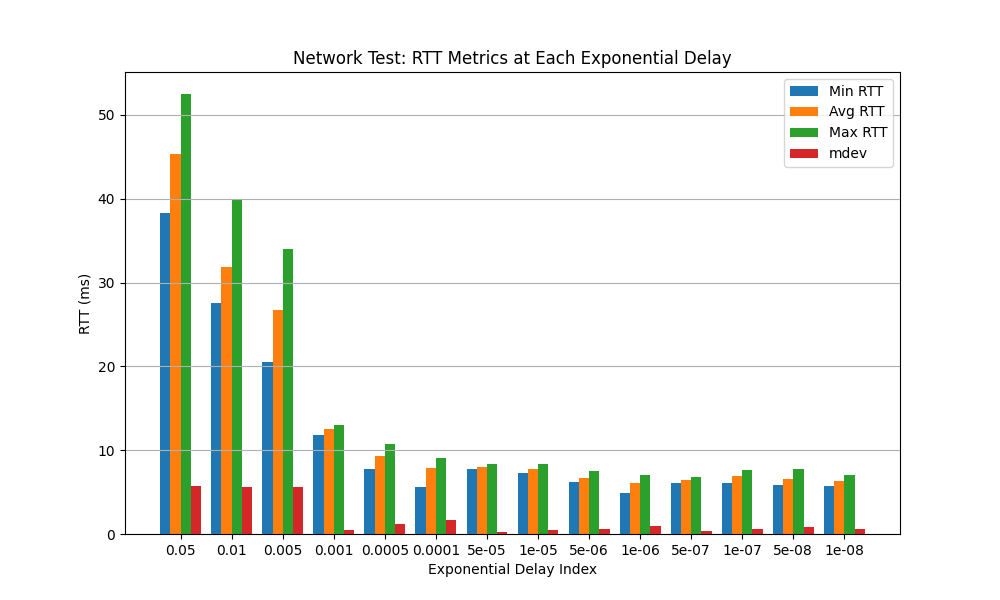

Reproduce this figure in Python.
import matplotlib.pyplot as plt
import numpy as np

# Example data (replace with your actual data)
delays = np.array([5e-2, 1e-2, 5e-3, 1e-3, 5e-4,
                    1e-4, 5e-5, 1e-5, 5e-6, 1e-6,
                    5e-7,1e-7,5e-8,1e-8])  # Exponential delay values
rtt_min = np.array([
38.318,27.528, #5e-2,1e-2

20.562,11.817, #5e-3,1e-3

7.750,5.622, #5e-4,1e-4

7.785,7.223, #5e-5,1e-5

6.261,4.854, #5e-6,1e-6

6.074,6.053, #5e-7,1e-7

5.827,5.760 #5e-8,1e-8
])
rtt_avg = np.array([
45.346,31.857, #5e-2,1e-2

26.728,12.519, #5e-3,1e-3

9.269,7.914, #5e-4,1e-4

8.024,7.782, #5e-5,1e-5

6.708,6.132, #5e-6,1e-6

6.419,6.962, #5e-7,1e-7

6.573,6.275, #5e-8,1e-8

])
rtt_max = np.array([
52.486,39.860, #5e-2,1e-2

34.034,13.005, #5e-3,1e-3

10.692,9.074, #5e-4,1e-4

8.384,8.295, #5e-5,1e-5

7.473,7.075, #5e-6,1e-6

6.809,7.582, #5e-7,1e-7

7.730,7.05, #5e-8,1e-8
])
rtt_mdev = np.array([
5.784,5.665, #5e-2,1e-2

5.558,0.508, #5e-3,1e-3

1.203,1.620, #5e-4,1e-4

0.258,0.438, #5e-5,1e-5

0.543,0.937, #5e-6,1e-6

0.301,0.656, #5e-7,1e-7

0.829,0.559, #5e-8,1e-8
])

bar_width = 0.2
indices = np.arange(len(delays))

plt.figure(figsize=(10, 6))
plt.bar(indices - bar_width*1.5, rtt_min, width=bar_width, label='Min RTT')
plt.bar(indices - bar_width/2, rtt_avg, width=bar_width, label='Avg RTT')
plt.bar(indices + bar_width/2, rtt_max, width=bar_width, label='Max RTT')
plt.bar(indices + bar_width*1.5, rtt_mdev, width=bar_width, label='mdev')

plt.xlabel('Exponential Delay Index')
plt.ylabel('RTT (ms)')
plt.title('Network Test: RTT Metrics at Each Exponential Delay')
plt.xticks(indices, delays)
plt.legend()
plt.grid(True, axis='y')
plt.show()
